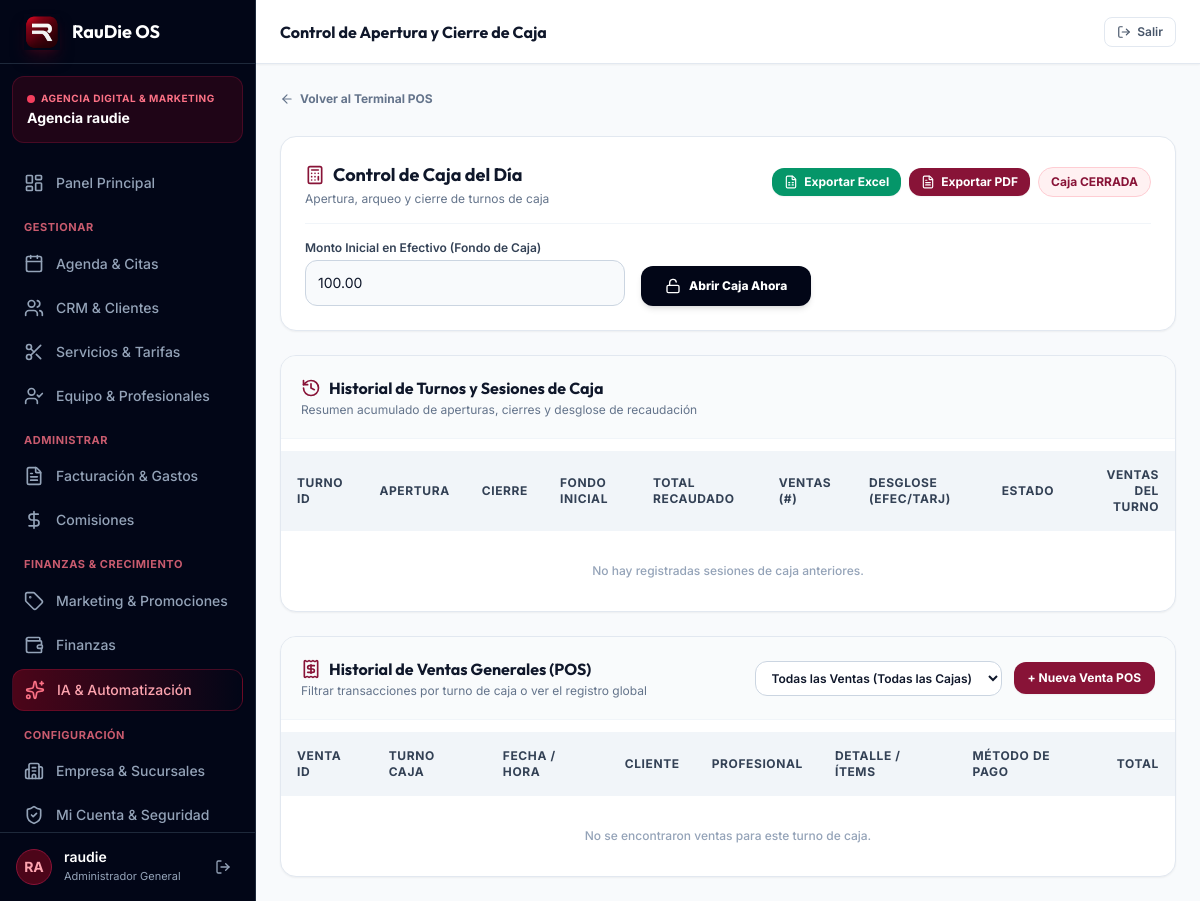
The page /pos/caja/ (signed in) on the database as committed earlier.
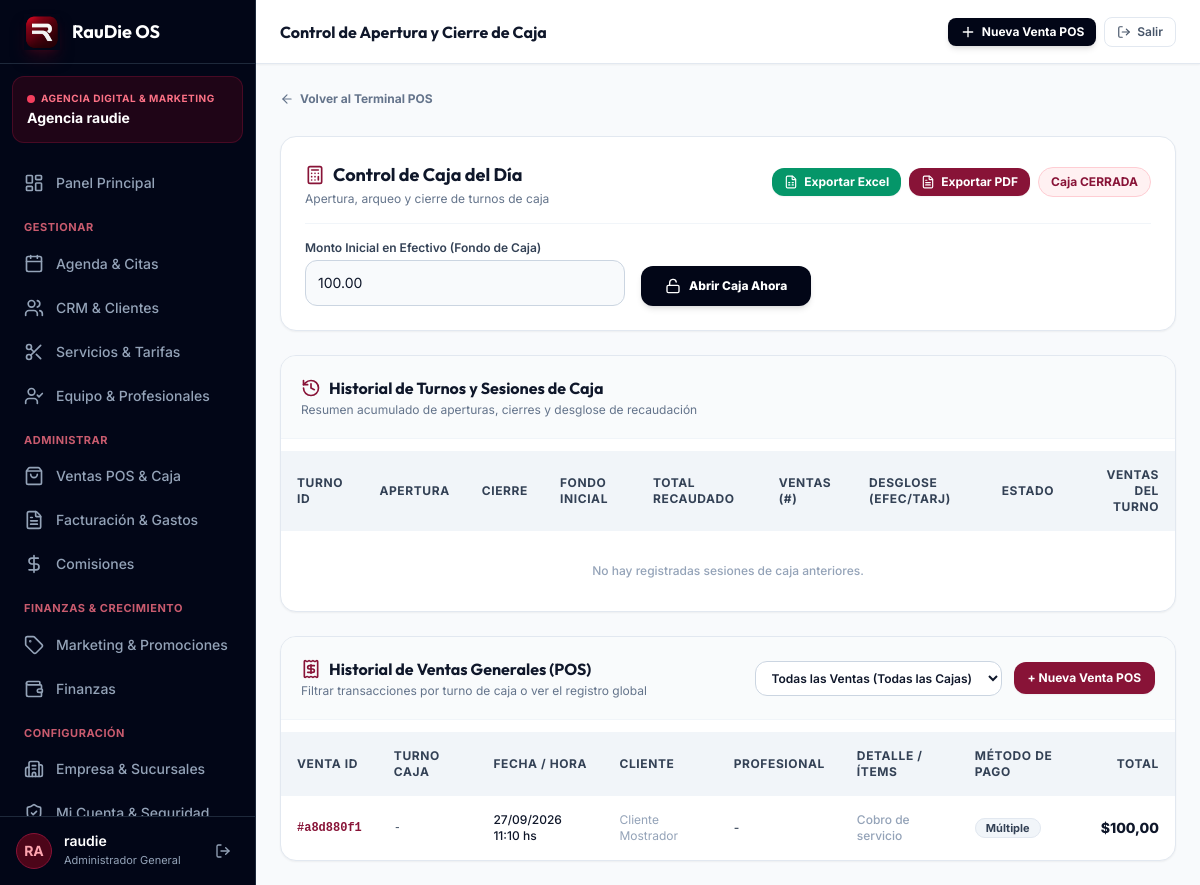
The same page on the database as committed later.
### apps/business/models.py (models this page shows, shortened)
class Business(TimeStampedModel):
    BUSINESS_TYPE_CHOICES = [
        ('MARKETING', 'Agencia Digital & Marketing'),
        ('REAL_ESTATE', 'Agencia Inmobiliaria / Bienes Raíces'),
        ('TRAVEL', 'Agencia de Viajes & Turismo'),
        ('CONSULTING', 'Agencia de Consultoría & Servicios'),
        ('HEALTH_BEAUTY', 'Salud, Estética & Spa'),
        ('RETAIL_OTHER', 'Comercio & Servicios Generales'),
    ]
    name = models.CharField(max_length=200, verbose_name="Nombre del Negocio")
    slug = models.SlugField(max_length=200, unique=True, verbose_name="URL de Reservas (Slug)")
    tax_id = models.CharField(max_length=50, blank=True, null=True, verbose_name="RUT / RFC / NIF")
    email = models.EmailField(verbose_name="Email de contacto")
    phone = models.CharField(max_length=50, verbose_name="Teléfono / WhatsApp")
    address = models.TextField(blank=True, null=True, verbose_name="Dirección Principal")
    logo_url = models.URLField(blank=True, null=True, verbose_name="URL de Logo")
    currency = models.CharField(max_length=10, default="$", verbose_name="Símbolo de Moneda")
    branding_color = models.CharField(max_length=20, default="#881337", verbose_name="Color de Marca (Hex)")
    business_type = models.CharField(max_length=30, choices=BUSINESS_TYPE_CHOICES, default='MARKETING', verbose_name="Tipo de Agencia / Negocio")
    primary_goal = models.CharField(max_length=255, default="Captar clientes y automatizar ventas", verbose_name="Objetivo Principal")
    TIME_FORMAT_CHOICES = [
        ('12h', '12 Horas (ej: 09:00 AM / 09:00 PM)'),
        ('24h', '24 Horas (ej: 09:00 / 21:00)'),
    ]
    enabled_modules = models.JSONField(default=list, blank=True, verbose_name="Módulos Habilitados")
    onboarding_completed = models.BooleanField(default=False, verbose_name="Onboarding Completado")
    time_format = models.CharField(max_length=10, choices=TIME_FORMAT_CHOICES, default='12h', verbose_name="Formato de Hora")
    allow_editing_client_history = models.BooleanField(default=True, verbose_name="Permitir editar el historial de servicios de clientes")
    class Meta:
        verbose_name = "Negocio"
        verbose_name_plural = "Negocios"

### apps/pos/models.py (models this page shows, shortened)
class Sale(TimeStampedModel):
    STATUS_CHOICES = [
        ('COMPLETED', 'Completada'),
        ('REFUNDED', 'Devuelta / Anulada'),
    ]
    business = models.ForeignKey(Business, on_delete=models.CASCADE, related_name="sales")
    branch = models.ForeignKey(Branch, on_delete=models.SET_NULL, null=True, blank=True, related_name="sales")
    cash_register = models.ForeignKey(CashRegister, on_delete=models.SET_NULL, null=True, blank=True, related_name="sales")
    client = models.ForeignKey(Client, on_delete=models.SET_NULL, null=True, blank=True, related_name="sales")
    staff = models.ForeignKey(StaffMember, on_delete=models.SET_NULL, null=True, blank=True, related_name="sales")
    appointment = models.OneToOneField(Appointment, on_delete=models.SET_NULL, null=True, blank=True, related_name="sale")
    subtotal = models.DecimalField(max_digits=12, decimal_places=2, default=0.00)
    discount_amount = models.DecimalField(max_digits=12, decimal_places=2, default=0.00)
    tax_amount = models.DecimalField(max_digits=12, decimal_places=2, default=0.00)
    tip_amount = models.DecimalField(max_digits=12, decimal_places=2, default=0.00, verbose_name="Propina")
    total_amount = models.DecimalField(max_digits=12, decimal_places=2, default=0.00)
    status = models.CharField(max_length=20, choices=STATUS_CHOICES, default='COMPLETED')
    payment_method = models.CharField(max_length=50, default="Efectivo")
    notes = models.TextField(blank=True, null=True)
    class Meta:
        ordering = ['-created_at']

### apps/pos/views.py (the view, shortened to what this page needs)
# urls.py: path('caja/', views.cash_register_view, name='cash_register'),
@login_required
@ensure_csrf_cookie
def cash_register_view(request):
    business = getattr(request, 'current_business', None) or request.user.business
    current_branch = getattr(request, 'current_branch', None)
    if not business:
        return redirect('onboarding')
    register_qs = CashRegister.objects.filter(business=business)
    if current_branch:
        register_qs = register_qs.filter(branch=current_branch)
    registers = list(register_qs.order_by('-opened_at'))
    active_register = next((r for r in registers if r.status == 'OPEN'), None)
    filter_register_id = request.GET.get('register_id', '')
    selected_filter_register = None
    if filter_register_id:
        selected_filter_register = next((r for r in registers if str(r.id) == filter_register_id), None)
    sales_query = Sale.objects.filter(business=business)
    if selected_filter_register:
        sales_query = sales_query.filter(cash_register=selected_filter_register)
    recent_sales = sales_query.select_related('client', 'staff', 'cash_register').prefetch_related('items', 'items__service', 'items__product').order_by('-created_at')
    from django.core.paginator import Paginator
    reg_paginator = Paginator(registers, 10)
    registers_page_obj = reg_paginator.get_page(request.GET.get('reg_page', 1))
    sales_paginator = Paginator(recent_sales, 10)
    sales_page_obj = sales_paginator.get_page(request.GET.get('sales_page', 1))
    return render(request, 'pos/cash_register.html', {
        'business': business,
        'registers': registers_page_obj,
        'registers_page_obj': registers_page_obj,
        'active_register': active_register,
        'recent_sales': sales_page_obj,
        'sales_page_obj': sales_page_obj,
        'filter_register_id': filter_register_id,
        'selected_filter_register': selected_filter_register,
    })

### apps/business/context_processors.py (called while the page is built)
def business_context(request):
    business = getattr(request, 'current_business', None)
    if not business and request.user.is_authenticated and getattr(request.user, 'business', None):
        business = request.user.business
    all_module_keys = ['crm', 'agenda', 'booking', 'invoicing', 'pos', 'inventory', 'commissions', 'ai_engine', 'marketing']
    modules_enabled = {}
    if business:
        enabled_list = business.enabled_modules or all_module_keys
        for key in all_module_keys:
            modules_enabled[key] = (key in enabled_list) if enabled_list else True
    else:
        for key in all_module_keys:
            modules_enabled[key] = True
    return {
        'current_business': business,
        'modules_enabled': modules_enabled,
        'business_type_display': business.get_business_type_display() if business else 'Agencia'
    }

### templates/pos/cash_register.html (shortened to what the changed rows need)
{% extends 'base.html' %}
{% block header_title %}Control de Apertura y Cierre de Caja{% endblock %}
{% block content %}
<div class="space-y-6">
    <div class="glass-card bg-white rounded-2xl overflow-hidden border border-slate-200 shadow-sm space-y-3">
        <div class="overflow-x-auto">
            <table class="w-full text-left text-xs">
                <thead class="bg-slate-100 text-slate-700 uppercase tracking-wider font-bold">
                    <tr>
                        <th class="p-4">Turno ID</th>
                        <th class="p-4">Apertura</th>
                        <th class="p-4">Cierre</th>
                        <th class="p-4">Fondo Inicial</th>
                        <th class="p-4">Total Recaudado</th>
                        <th class="p-4">Ventas (#)</th>
                        <th class="p-4">Desglose (Efec/Tarj)</th>
                        <th class="p-4 text-center">Estado</th>
                        <th class="p-4 text-right">Ventas del Turno</th>
                    </tr>
                </thead>
            </table>
        </div>
    </div>
    <div class="glass-card bg-white rounded-2xl overflow-hidden border border-slate-200 shadow-sm space-y-3">
        <div class="overflow-x-auto">
            <table class="w-full text-left text-xs">
                <thead class="bg-slate-100 text-slate-700 uppercase tracking-wider font-bold">
                    <tr>
                        <th class="p-4">Venta ID</th>
                        <th class="p-4">Turno Caja</th>
                        <th class="p-4">Fecha / Hora</th>
                        <th class="p-4">Cliente</th>
                        <th class="p-4">Profesional</th>
                        <th class="p-4">Detalle / Ítems</th>
                        <th class="p-4">Método de Pago</th>
                        <th class="p-4 text-right">Total</th>
                    </tr>
                </thead>
                <tbody class="divide-y divide-slate-100 font-medium">
                    {% for sale in recent_sales %}
                    <tr class="hover:bg-slate-50/80 transition">
                        <td class="p-4 font-mono font-bold text-rose-900">#{{ sale.id|stringformat:".8s" }}</td>
                        <td class="p-4 font-mono text-slate-600">{% if sale.cash_register %}#{{ sale.cash_register.id|stringformat:".8s" }}{% else %}-{% endif %}</td>
                        <td class="p-4 text-slate-900 font-medium">{{ sale.created_at|date:"d/m/Y H:i" }} hs</td>
                        <td class="p-4 font-bold text-slate-900">{% if sale.client %}{{ sale.client.full_name }}{% else %}<span class="text-slate-400 font-normal">Cliente Mostrador</span>{% endif %}</td>
                        <td class="p-4 text-slate-700">{% if sale.staff %}{{ sale.staff.full_name }}{% else %}-{% endif %}</td>
                        <td class="p-4 space-y-0.5">
                            {% for item in sale.items.all %}
                            <div class="text-[11px] text-slate-800 font-semibold">• {{ item.item_name }} ({{ business.currency }}{{ item.total_price }})</div>
                            {% empty %}
                            <span class="text-slate-400">Cobro de servicio</span>
                            {% endfor %}
                        </td>
                        <td class="p-4">
                            <span class="px-2.5 py-0.5 rounded-full text-[11px] font-bold bg-slate-100 text-slate-700 border border-slate-200">
                                {{ sale.payment_method }}
                            </span>
                        </td>
                        <td class="p-4 text-right font-extrabold text-sm text-slate-900">
                            {{ business.currency }}{{ sale.total_amount }}
                        </td>
                    </tr>
                    {% empty %}
                    <tr>
                        <td colspan="8" class="p-8 text-center text-slate-400">No se encontraron ventas para este turno de caja.</td>
                    </tr>
                    {% endfor %}
                </tbody>
            </table>
        </div>
    </div>
{% endblock %}

### templates/base.html (shortened to what the changed rows need)
<!DOCTYPE html>
<html lang="es" class="h-full bg-slate-50 text-slate-900">
<head>
    <script src="https://cdn.tailwindcss.com"></script>
</head>
<body class="h-full font-sans antialiased bg-slate-50 text-slate-900 flex flex-col md:flex-row custom-scrollbar">
    <aside class="w-64 h-screen sticky top-0 bg-slate-950 border-r border-slate-800 flex flex-col justify-between hidden md:flex shrink-0 overflow-hidden">
        <div class="flex flex-col flex-1 min-h-0">
            <div class="h-16 flex items-center px-6 border-b border-slate-800 justify-between shrink-0">
                <div class="flex items-center gap-3">
                    <div>
                        <h1 class="font-display font-bold text-lg text-white leading-none">RauDie OS</h1>
                    </div>
                </div>
            </div>
            {% if current_business %}
            <div class="p-3.5 mx-3 my-3 rounded-xl bg-rose-950/40 border border-rose-900/40 flex items-center justify-between shrink-0">
                <div class="truncate">
                    <div class="flex items-center gap-1.5">
                        <span class="w-2 h-2 rounded-full bg-rose-500 animate-pulse"></span>
                        <p class="text-[10px] font-bold text-rose-400 uppercase tracking-wider truncate">{{ business_type_display }}</p>
                    </div>
                    <p class="text-sm font-bold text-white truncate mt-0.5">{{ current_business.name }}</p>
                </div>
            </div>
            {% endif %}
            <nav class="px-3 space-y-1 flex-1 overflow-y-auto custom-scrollbar py-2">
                {% if modules_enabled.pos %}
                <a href="{% url 'pos_terminal' %}" class="flex items-center gap-3 px-3 py-2.5 rounded-xl text-sm font-medium transition {% if request.resolver_match.url_name == 'pos_terminal' %}bg-rose-900 text-white font-semibold shadow-md shadow-rose-900/30{% else %}text-slate-400 hover:text-white hover:bg-slate-900{% endif %}">
                    <i data-lucide="shopping-bag" class="w-5 h-5"></i>
                    <span>Ventas POS & Caja</span>
                </a>
                {% endif %}
                {% if modules_enabled.ai_engine %}
                <a href="{% url 'ai_dashboard' %}" class="flex items-center gap-3 px-3 py-2.5 rounded-xl text-sm font-medium transition border border-rose-800/40 bg-gradient-to-r from-rose-950 to-slate-950 text-rose-300 hover:text-white hover:from-rose-900 hover:to-slate-900 shadow-sm">
                    <i data-lucide="sparkles" class="w-5 h-5 text-rose-400"></i>
                    <span>IA & Automatización</span>
                </a>
                {% endif %}
            </nav>
        </div>
    </aside>
    <div class="flex-1 flex flex-col min-w-0 min-h-screen md:h-screen overflow-x-hidden">
        <header class="h-16 bg-white border-b border-slate-200 flex items-center justify-between px-3 sm:px-6 shrink-0 shadow-sm sticky top-0 z-30">
            <div class="flex items-center gap-2 min-w-0 flex-1 mr-2">
                <h2 class="text-xs sm:text-base font-bold text-slate-900 font-display truncate">{% block header_title %}Panel Principal{% endblock %}</h2>
            </div>
            <div class="flex items-center gap-2 shrink-0">
                {% if modules_enabled.pos %}
                <a href="{% url 'pos_terminal' %}" class="flex items-center gap-1.5 px-3 py-1.5 rounded-lg text-xs font-bold bg-slate-950 hover:bg-rose-900 text-white shadow-md transition whitespace-nowrap">
                    <i data-lucide="plus" class="w-4 h-4"></i>
                    <span class="hidden sm:inline">Nueva Venta POS</span>
                </a>
                {% endif %}
            </div>
        </header>
        <main class="flex-1 overflow-y-auto p-3.5 sm:p-6 custom-scrollbar bg-slate-50">
            {% block content %}{% endblock %}
        </main>
    </div>
</body>
</html>

Rows that differ between the two databases and show on the page:
added Sale: id "a8d880f1", created_at "27/09/2026 11:10", shows "Cliente Mostrador", payment_method "Múltiple", {{ business.currency }} "$", total_amount "100,00"
Other text that changed with them:
text no longer shown: "IA & Automatización No se encontraron ventas para este turno de caja."
text now shown: "Ventas POS & Caja Nueva Venta POS"
